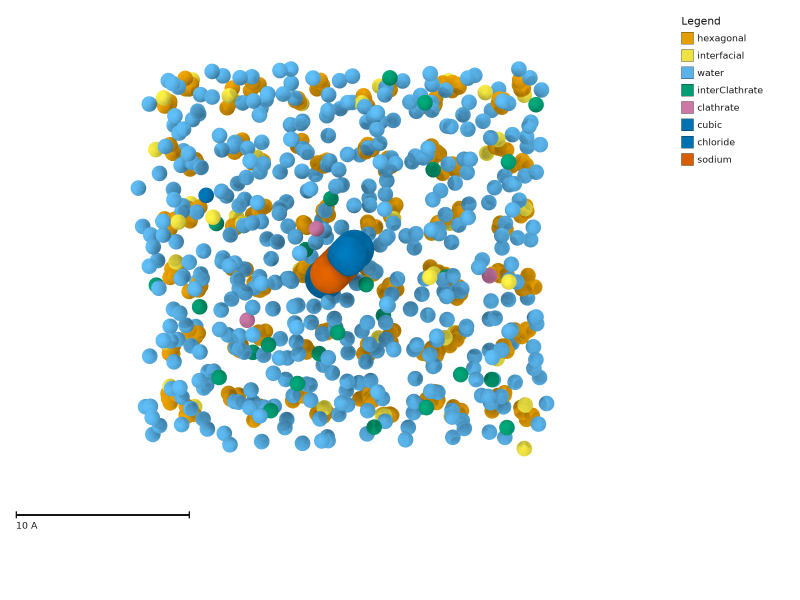
#> input picture _images/gallery-brine.png, 2400 x 1800 px (shown at 1/3 size)
$ python check_frame.py ../../_images/gallery-brine.png
#> lines starting #> are read from the running program, lines starting #| are printed output that depends on the picture; after the words box and inside, x2 and y2 are one past the last pixel; in counts of white or black regions, pixels touching at a corner belong together
#!/usr/bin/env python3
# Copyright (c) d-SEAMS developers
"""Fail when a still leaves the structure small or off center."""

import sys
from pathlib import Path

import numpy as np
from PIL import Image


def measure(path):
    image = np.asarray(Image.open(path).convert("RGB"))
    mask = np.any(image < 248, axis=2)
    height, width = mask.shape
    ys, xs = np.where(mask)
    if len(xs) == 0:
        return 0.0, 1.0, 1.0, 0
    box_w = int(xs.max() - xs.min() + 1)
    box_h = int(ys.max() - ys.min() + 1)
    fill = (box_w * box_h) / float(width * height)
    # The caption sits in the bottom band. Centroid is the drawing, so a
    # scale bar on the left does not drag the structure off center.
    band = max(1, int(height * 0.78))
    drawing = mask.copy()
    drawing[band:, :] = False
    dys, dxs = np.where(drawing)
    if len(dxs) == 0:
        dxs, dys = xs, ys
        band = height
    # Box center, not the ink mean. A liquid on one side must not count as off-center.
    dx = float((dxs.min() + dxs.max()) / 2.0 / width - 0.5)
    dy = float((dys.min() + dys.max()) / 2.0 / band - 0.5)
    return fill, dx, dy, _clipped_highlights(image)


def _clipped_highlights(image):
    """Near-white pixels sitting on a colored atom, not the page or a ring hole."""
    white = np.all(image >= 250, axis=2)
    chroma = image.max(axis=2) - image.min(axis=2)
    colored = chroma > 16
    near = np.zeros(colored.shape, dtype=np.int16)
    height, width = colored.shape
    for dy in range(-2, 3):
        y0, y1 = max(0, dy), min(height, height + dy)
        sy0, sy1 = max(0, -dy), min(height, height - dy)
        for dx in range(-2, 3):
            x0, x1 = max(0, dx), min(width, width + dx)
            sx0, sx1 = max(0, -dx), min(width, width - dx)
            near[y0:y1, x0:x1] += colored[sy0:sy1, sx0:sx1]
    # A clipped specular sits inside the sphere. A ring hole is mostly white.
    return int(np.count_nonzero(white & (near >= 16)))


def edge_ink(image):
    """Dark pixels on the outer rim. A clipped label or atom lands here."""
    dark = np.any(image < 80, axis=2)
    rim = 6
    return int(np.count_nonzero(dark[:rim, :]) + np.count_nonzero(dark[-rim:, :])
               + np.count_nonzero(dark[:, :rim]) + np.count_nonzero(dark[:, -rim:]))


def column_point_size(path):
    """Legend line height in points when the PNG is printed at its dpi."""
    image = Image.open(path)
    dpi = 300.0
    info = image.info.get("dpi")
    if info:
        dpi = float(info[0] or 300.0)
    array = np.asarray(image.convert("RGB"))
    height = array.shape[0]
    band = array[int(height * 0.72) :]
    ink = np.any(band < 80, axis=2)
    rows = np.where(ink.any(axis=1))[0]
    if len(rows) == 0:
        return 0.0
    breaks = np.where(np.diff(rows) > 4)[0]
    starts = np.concatenate(([0], breaks + 1))
    ends = np.concatenate((breaks, [len(rows) - 1]))
    line = max(int(rows[end] - rows[start] + 1) for start, end in zip(starts, ends))
    return line / dpi * 72.0


def main(argv):
    failed = False
    for name in argv:
        fill, dx, dy, clipped = measure(name)
#> in measure, image is the input picture: shape (1800, 2400, 3); mean R, G, B 225.7, 235.9, 237.3
#> in measure, `mask = np.any(image < 248, axis=2)`:
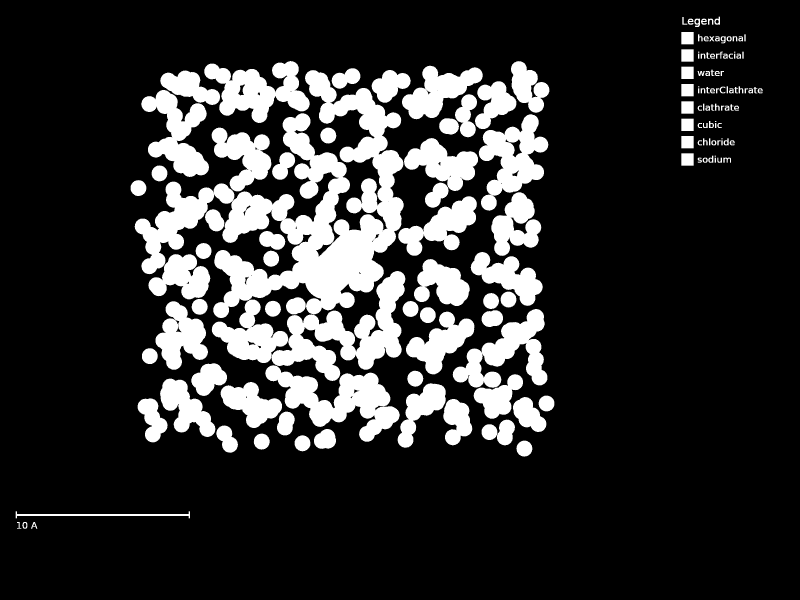
#> mask: shape (1800, 2400) bool (shown at 1/3 size); 18.9% white; 151 white regions (6 under 20 px), largest, box (x1, y1, x2, y2) and area: (404, 210, 1211, 954) 206740, (815, 813, 1216, 1143) 49982, (796, 1096, 1199, 1325) 39023
#> in measure, `box_w = int(xs.max() - xs.min() + 1)`: box_w = 2241
#> in measure, `box_h = int(ys.max() - ys.min() + 1)`: box_h = 1536
#> in measure, `fill = (box_w * box_h) / float(width * height)`: fill = 0.797
#> in measure, `drawing[band:, :] = False`:
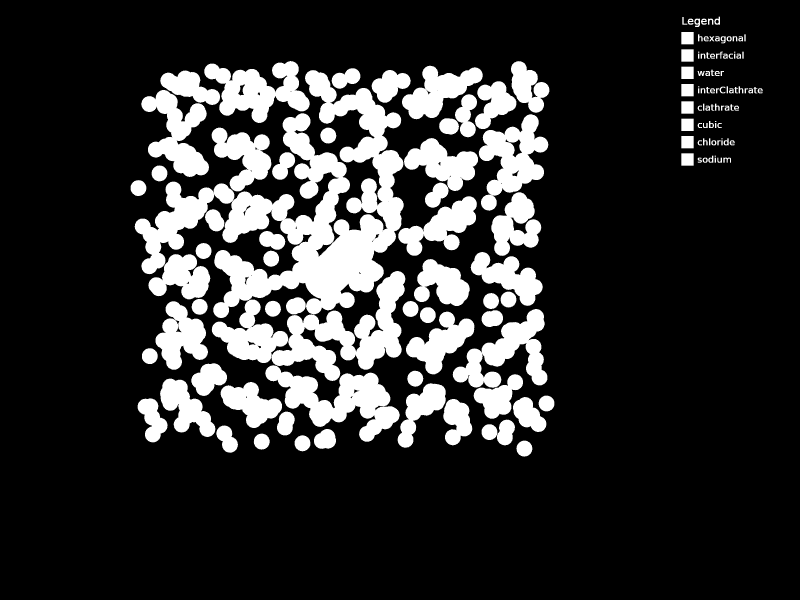
#> drawing: shape (1800, 2400) bool (shown at 1/3 size); 18.8% white; 147 white regions (6 under 20 px), largest, box (x1, y1, x2, y2) and area: (404, 210, 1211, 954) 206740, (815, 813, 1216, 1143) 49982, (796, 1096, 1199, 1325) 39023
#> in measure, `dx = float((dxs.min() + dxs.max()) / 2.0 / width - 0.5)`: dx = 0.0581
#> in measure, `dy = float((dys.min() + dys.max()) / 2.0 / band - 0.5)`: dy = 0.00534
#> in _clipped_highlights, `chroma = image.max(axis=2) - image.min(axis=2)`:
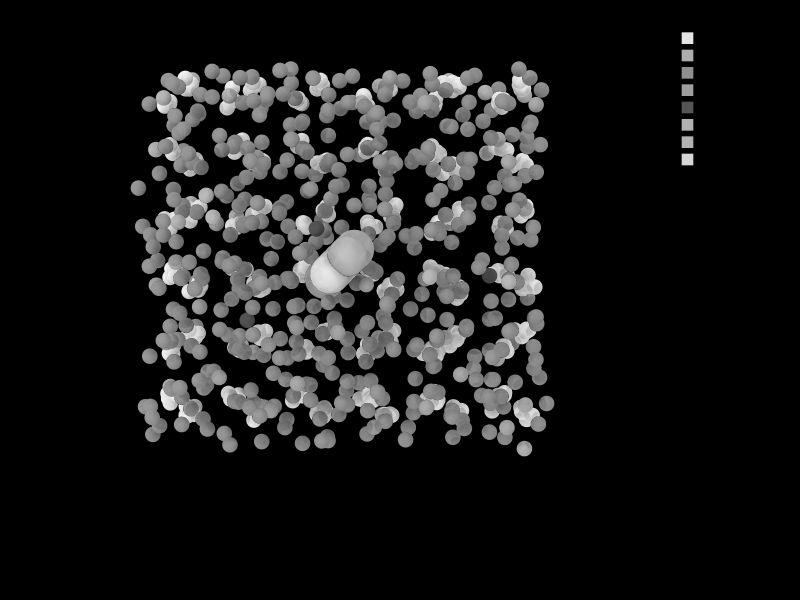
#> chroma: shape (1800, 2400) (shown at 1/3 size); min 0, max 249, mean 25.5
#> in _clipped_highlights, `colored = chroma > 16`:
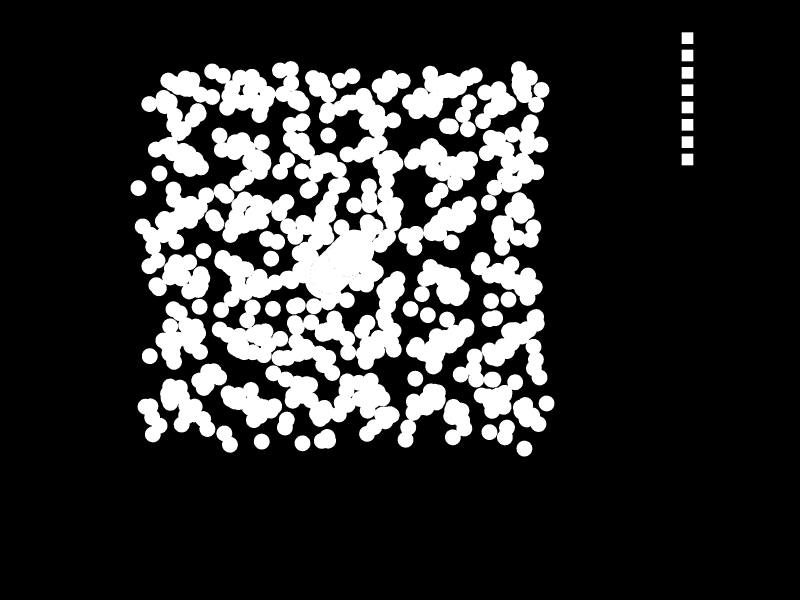
#> colored: shape (1800, 2400) bool (shown at 1/3 size); 18.5% white; 69 white regions, largest, box (x1, y1, x2, y2) and area: (404, 210, 1211, 954) 206223, (815, 813, 1216, 1143) 49824, (796, 1096, 1199, 1325) 38958
#> fill = 0.797; dx = 0.0581; dy = 0.00534; clipped = 738
        points = column_point_size(name)
#> in column_point_size, `band = array[int(height * 0.72) :]`:
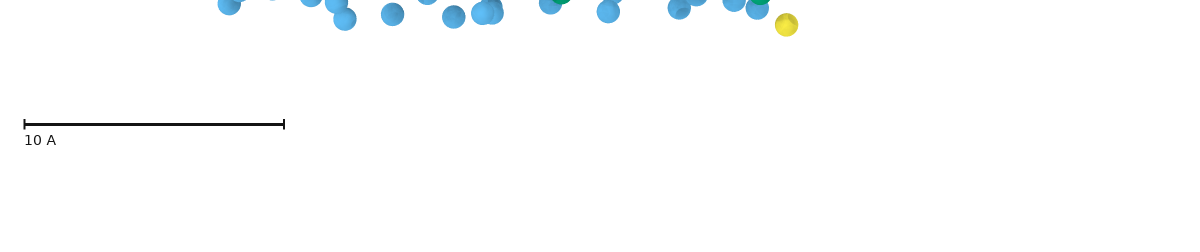
#> band: shape (504, 2400, 3) (shown at 1/2 size); mean R, G, B 251.6, 252.9, 253.4
#> in column_point_size, `ink = np.any(band < 80, axis=2)`:
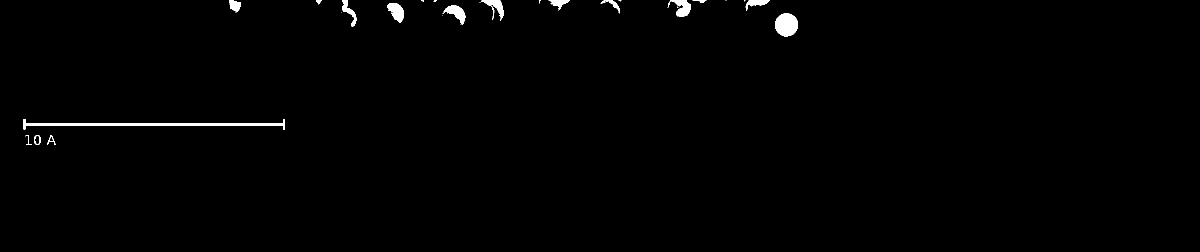
#> ink: shape (504, 2400) bool (shown at 1/2 size); 0.86% white; 32 white regions (16 under 20 px), largest, box (x1, y1, x2, y2) and area: (47, 238, 570, 259) 3258, (1550, 27, 1596, 73) 1668, (774, 6, 808, 46) 831
#> in column_point_size, `rows = np.where(ink.any(axis=1))[0]`: rows = 114 values from 0 to 289
#> in column_point_size, `breaks = np.where(np.diff(rows) > 4)[0]`: breaks = [72, 93]
#> in column_point_size, `starts = np.concatenate(([0], breaks + 1))`: starts = [0, 73, 94]
#> in column_point_size, `ends = np.concatenate((breaks, [len(rows) - 1]))`: ends = [72, 93, 113]
#> in column_point_size, `line = max(int(rows[end] - rows[start] + 1) for start, end in zip(star..`: line = 73
#> points = 17.52
        rim = edge_ink(np.asarray(Image.open(name).convert("RGB")))
#> in edge_ink, `dark = np.any(image < 80, axis=2)`:
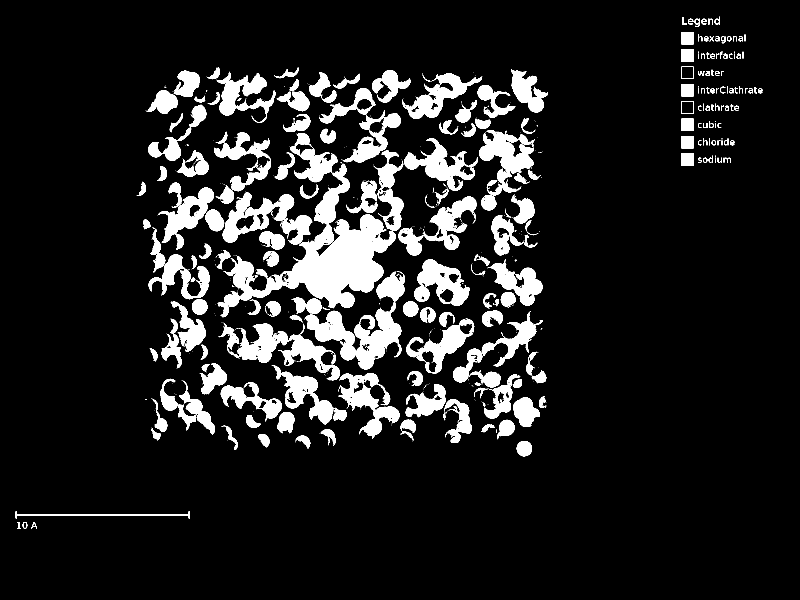
#> dark: shape (1800, 2400) bool (shown at 1/3 size); 11.5% white; 751 white regions (515 under 20 px), largest, box (x1, y1, x2, y2) and area: (654, 399, 1187, 952) 75425, (1063, 815, 1215, 1108) 18111, (1437, 390, 1602, 586) 13731
#> rim = 0
        print(
            "{} fill={:.3f} dx={:+.3f} dy={:+.3f} clipped={} label={:.1f}pt rim={}".format(
                Path(name).name, fill, dx, dy, clipped, points, rim
            ),
            flush=True,
        )
#| gallery-brine.png fill=0.797 dx=+0.058 dy=+0.005 clipped=738 label=17.5pt rim=0
        # The caption margin is 128 px, so a compact nucleus fills less of the page.
        minimum = 0.64 if Path(name).parent.name == "nucleation" else 0.60
        if fill < minimum or abs(dx) > 0.05 or abs(dy) > 0.09 or clipped > 12 or points < 5.0 or rim > 0:
            print(
                "frame failed {}: fill {:.3f} (need {:.2f}), centroid ({:+.3f}, {:+.3f}), clipped {}, label {:.1f} pt, rim {}".format(
                    name, fill, minimum, dx, dy, clipped, points, rim
                ),
                file=sys.stderr,
            )
            failed = True
    return 1 if failed else 0


if __name__ == "__main__":
#> (the run stopped early here; a loop or call above may not have finished)

$ run again, on _images/gallery-cages-sI.png
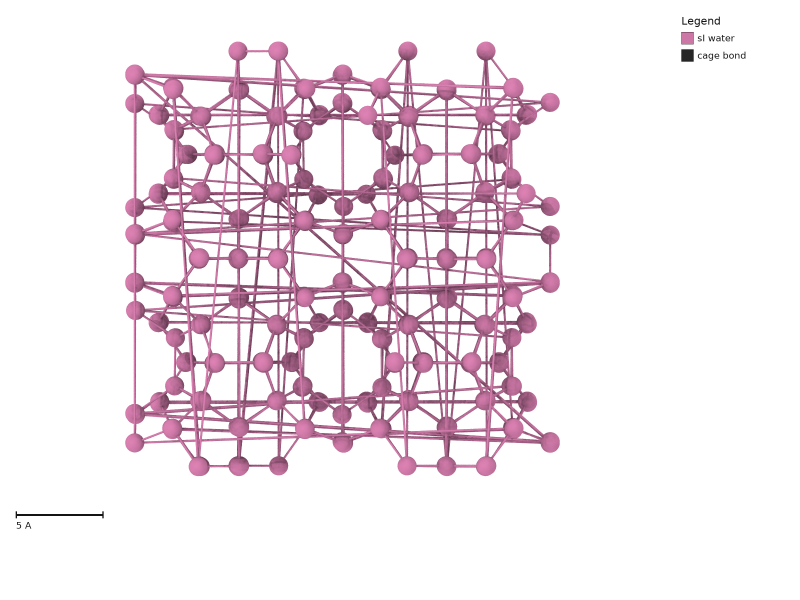
#> input picture _images/gallery-cages-sI.png, 2400 x 1800 px (shown at 1/3 size)
#> in measure, image is the input picture: shape (1800, 2400, 3); mean R, G, B 241.6, 230.8, 236.7
#> in measure, `mask = np.any(image < 248, axis=2)`:
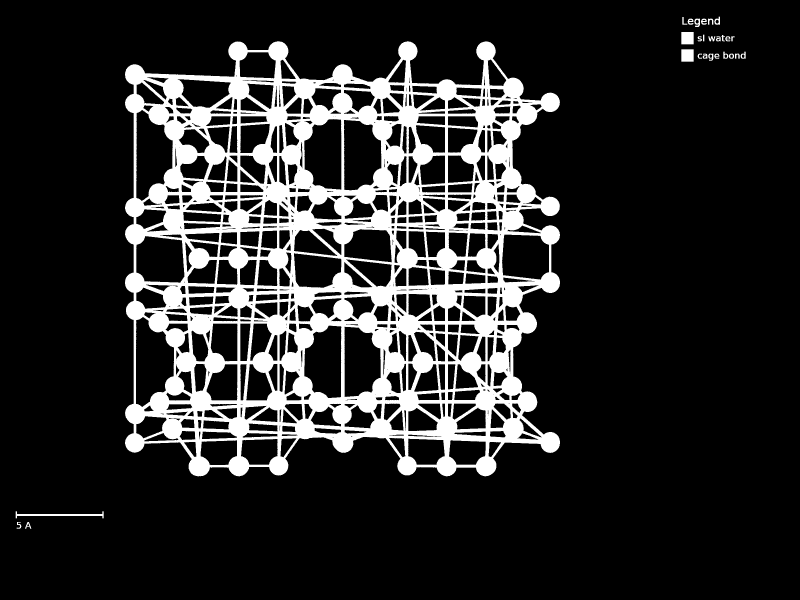
#> mask: shape (1800, 2400) bool (shown at 1/3 size); 16.2% white; 27 white regions, largest, box (x1, y1, x2, y2) and area: (375, 124, 1680, 1429) 692028, (47, 1534, 311, 1555) 1704, (2044, 96, 2081, 133) 1369
#> box_w = 2190
#> box_h = 1536
#> in measure, `fill = (box_w * box_h) / float(width * height)`: fill = 0.779
#> drawing: shape (1800, 2400) bool; 16% white; 24 white regions, largest, box (x1, y1, x2, y2) and area: (375, 124, 1680, 1404) 685624, (2044, 96, 2081, 133) 1369, (2044, 148, 2081, 185) 1369
#> in measure, `dx = float((dxs.min() + dxs.max()) / 2.0 / width - 0.5)`: dx = 0.044
#> in measure, `dy = float((dys.min() + dys.max()) / 2.0 / band - 0.5)`: dy = 0.0175
#> colored: shape (1800, 2400) bool; 15.7% white; 2 white regions, box (x1, y1, x2, y2) and area: (375, 124, 1680, 1429) 676536, (2045, 97, 2080, 132) 1225
#> in main, `fill, dx, dy, clipped = measure(name)`: fill = 0.779; dx = 0.044; dy = 0.0175; clipped = 1797
#> ink: shape (504, 2400) bool; 0.4% white; 215 white regions (182 under 20 px), largest, box (x1, y1, x2, y2) and area: (47, 238, 311, 259) 1704, (824, 67, 862, 95) 295, (1343, 12, 1405, 21) 284
#> rows = 146 values from 0 to 289
#> breaks = [104, 125]
#> starts = [0, 105, 126]
#> ends = [104, 125, 145]
#> line = 108
#> points = 25.92
#> in edge_ink, `dark = np.any(image < 80, axis=2)`:
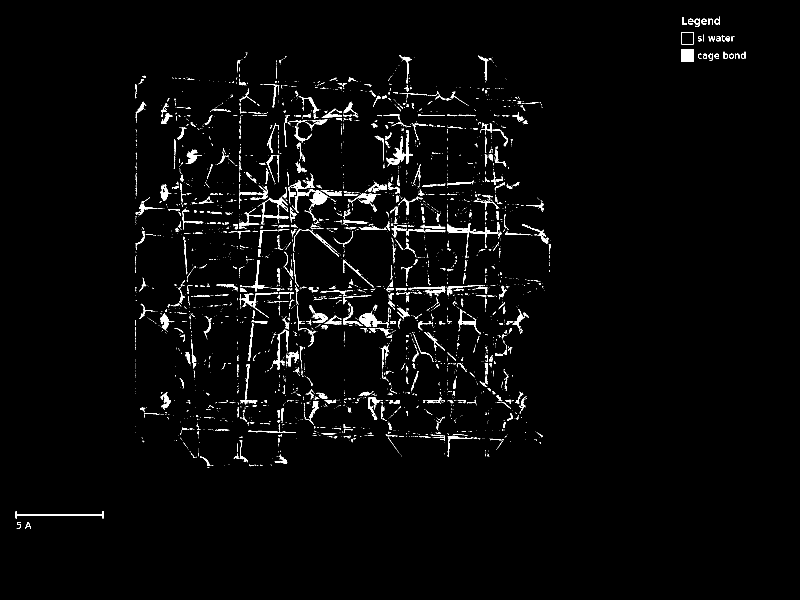
#> dark: shape (1800, 2400) bool (shown at 1/3 size); 2.1% white; 3762 white regions (3107 under 20 px), largest, box (x1, y1, x2, y2) and area: (1160, 390, 1238, 500) 1855, (47, 1534, 311, 1555) 1704, (926, 568, 983, 663) 1560
#> rim = 0
#| gallery-cages-sI.png fill=0.779 dx=+0.044 dy=+0.017 clipped=1797 label=25.9pt rim=0

$ run again, on _images/gallery-cages-sII.png
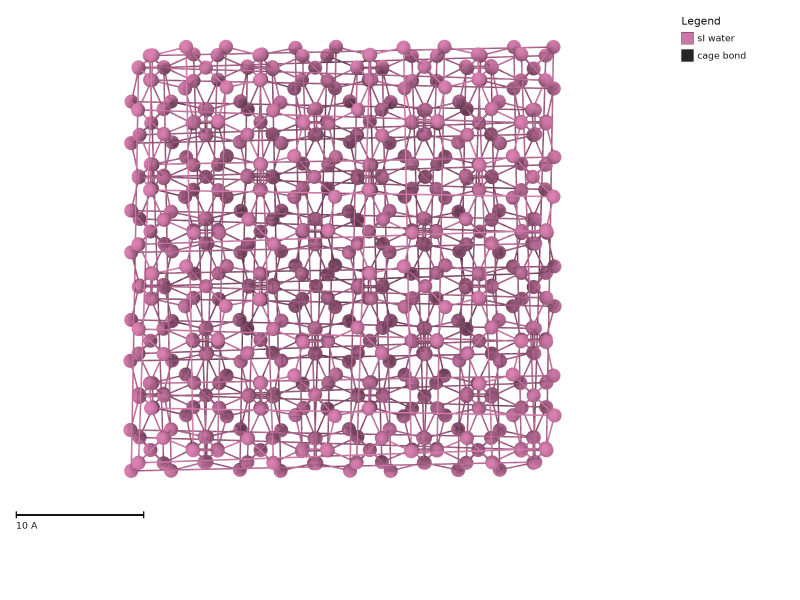
#> input picture _images/gallery-cages-sII.png, 2400 x 1800 px (shown at 1/3 size)
#> in measure, image is the input picture: shape (1800, 2400, 3); mean R, G, B 235.5, 221.4, 229.1
#> in measure, `mask = np.any(image < 248, axis=2)`:
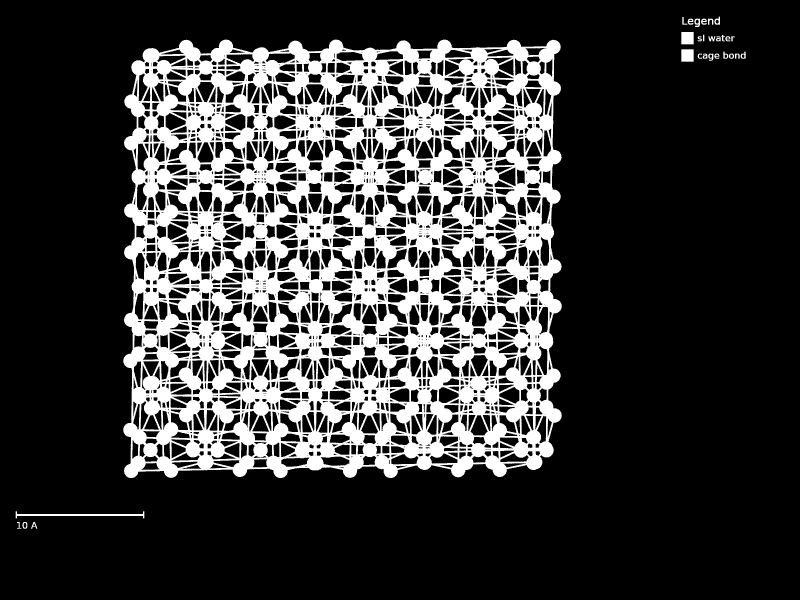
#> mask: shape (1800, 2400) bool (shown at 1/3 size); 22.3% white; 28 white regions, largest, box (x1, y1, x2, y2) and area: (370, 119, 1685, 1434) 953869, (47, 1534, 433, 1555) 2436, (2044, 96, 2081, 133) 1369
#> box_w = 2190
#> box_h = 1536
#> in measure, `fill = (box_w * box_h) / float(width * height)`: fill = 0.779
#> drawing: shape (1800, 2400) bool; 22% white; 24 white regions, largest, box (x1, y1, x2, y2) and area: (370, 119, 1685, 1404) 942830, (2044, 96, 2081, 133) 1369, (2044, 148, 2081, 185) 1369
#> in measure, `dx = float((dxs.min() + dxs.max()) / 2.0 / width - 0.5)`: dx = 0.0429
#> in measure, `dy = float((dys.min() + dys.max()) / 2.0 / band - 0.5)`: dy = 0.0175
#> colored: shape (1800, 2400) bool; 21.5% white; 2 white regions, box (x1, y1, x2, y2) and area: (370, 119, 1685, 1434) 926634, (2045, 97, 2080, 132) 1225
#> in main, `fill, dx, dy, clipped = measure(name)`: fill = 0.779; dx = 0.0429; dy = 0.0175; clipped = 5360
#> ink: shape (504, 2400) bool; 0.8% white; 498 white regions (427 under 20 px), largest, box (x1, y1, x2, y2) and area: (47, 238, 433, 259) 2436, (1133, 69, 1166, 95) 428, (1074, 0, 1093, 28) 347
#> rows = 159 values from 0 to 289
#> breaks = [117, 138]
#> starts = [0, 118, 139]
#> ends = [117, 138, 158]
#> line = 118
#> points = 28.32
#> in edge_ink, `dark = np.any(image < 80, axis=2)`:
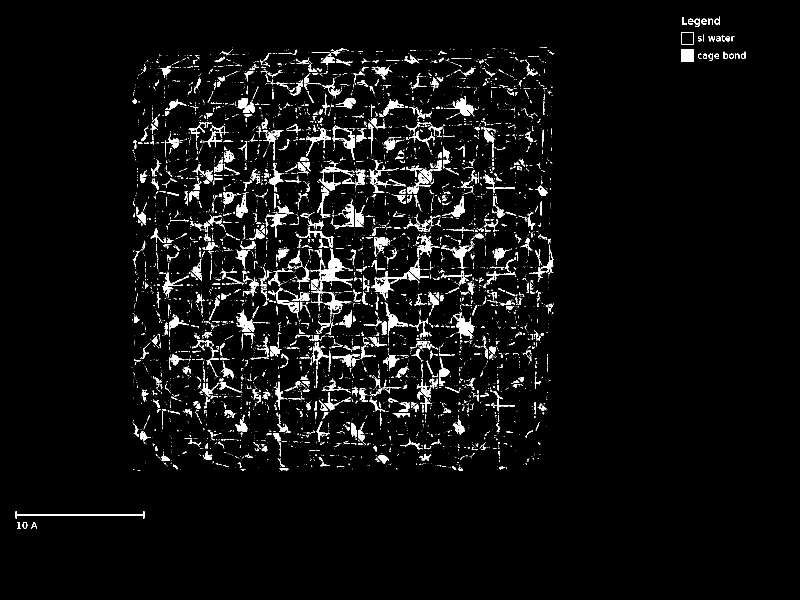
#> dark: shape (1800, 2400) bool (shown at 1/3 size); 3.8% white; 6657 white regions (5586 under 20 px), largest, box (x1, y1, x2, y2) and area: (931, 746, 1058, 871) 3327, (47, 1534, 433, 1555) 2436, (1360, 945, 1425, 1016) 1821
#> rim = 0
#| gallery-cages-sII.png fill=0.779 dx=+0.043 dy=+0.017 clipped=5360 label=28.3pt rim=0
